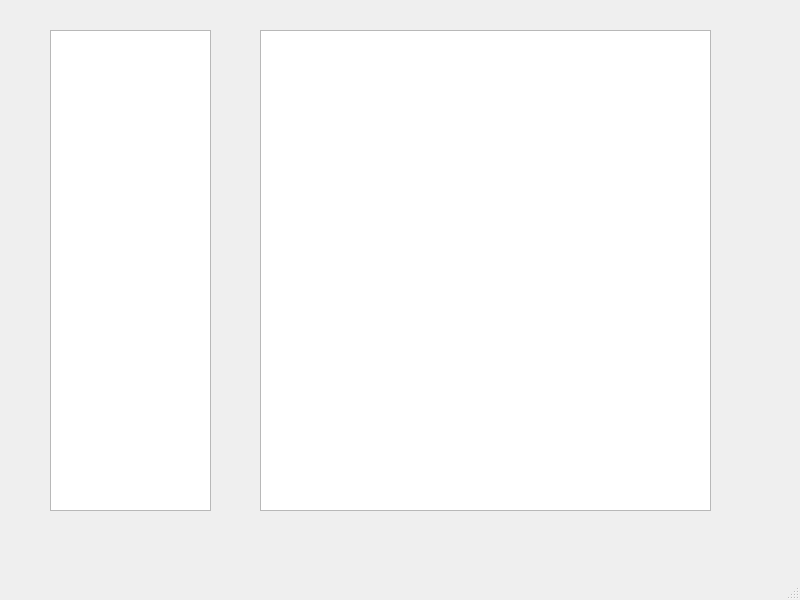
<?xml version="1.0" encoding="UTF-8"?>
<ui version="4.0">
 <class>MainWindow</class>
 <widget class="QMainWindow" name="MainWindow">
  <property name="geometry">
   <rect>
    <x>0</x>
    <y>0</y>
    <width>800</width>
    <height>600</height>
   </rect>
  </property>
  <property name="windowTitle">
   <string>MainWindow</string>
  </property>
  <widget class="QWidget" name="centralwidget">
   <widget class="QTextBrowser" name="message_text">
    <property name="geometry">
     <rect>
      <x>260</x>
      <y>30</y>
      <width>451</width>
      <height>481</height>
     </rect>
    </property>
   </widget>
   <widget class="QTextBrowser" name="users_text">
    <property name="geometry">
     <rect>
      <x>50</x>
      <y>30</y>
      <width>161</width>
      <height>481</height>
     </rect>
    </property>
   </widget>
  </widget>
  <widget class="QMenuBar" name="menubar">
   <property name="geometry">
    <rect>
     <x>0</x>
     <y>0</y>
     <width>800</width>
     <height>26</height>
    </rect>
   </property>
  </widget>
  <widget class="QStatusBar" name="statusbar"/>
 </widget>
 <resources/>
 <connections/>
</ui>
